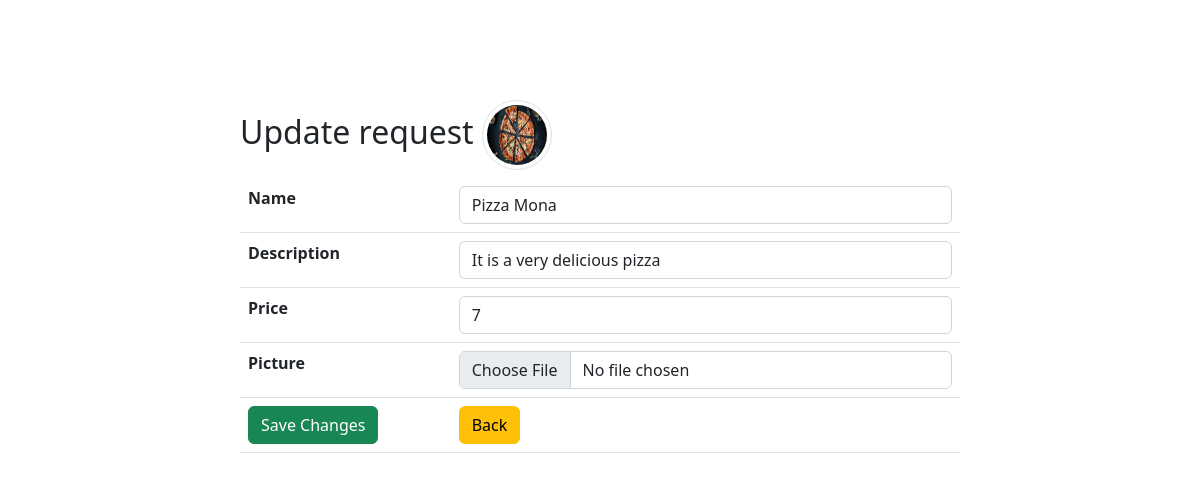
The page /update.php?id=1 on the database as committed earlier.
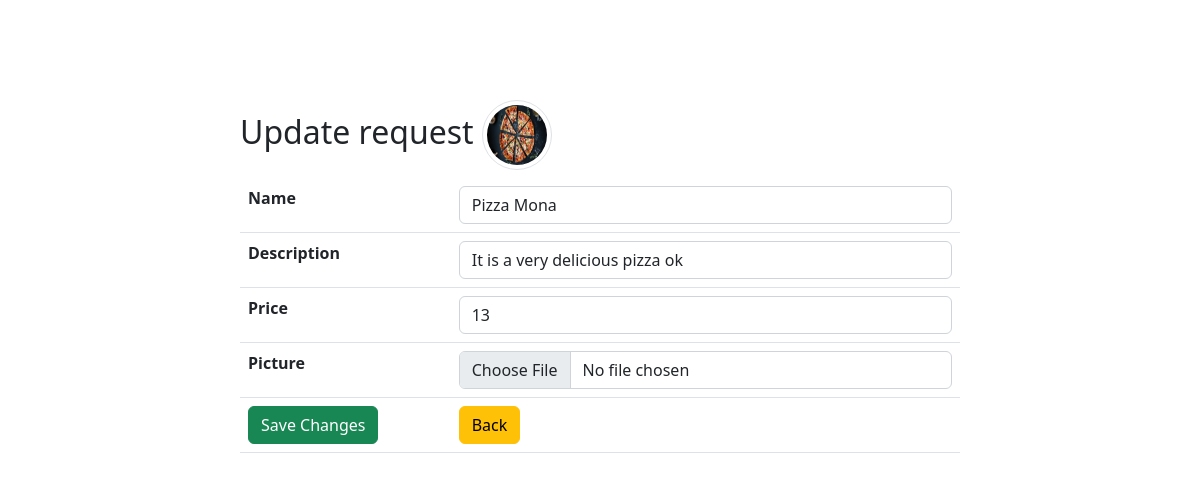
The same page on the database as committed later.
### tables this page shows
CREATE TABLE `proudct` (
  `id` int(11) NOT NULL,
  `price` int(11) NOT NULL,
  `pic` varchar(100) NOT NULL,
  `dis` varchar(255) NOT NULL,
  `name` varchar(50) NOT NULL,
  `status` enum('user','adm') DEFAULT NULL
);

### update.php (the view, shortened to what this page needs)
<?php
require_once 'actions/db_connect.php';
if ($_GET['id']) {
    $id = $_GET['id'];
    $sql = "SELECT * FROM proudct WHERE id = {$id}";
    $result = mysqli_query($connect, $sql);
    if (mysqli_num_rows($result) == 1) {
        $data = mysqli_fetch_assoc($result);
        $dis = $data['dis'];
        $name = $data['name'];
        $price = $data['price'];
        $picture = $data['pic'];
    } else {
        header("location: error.php");
    }
} else {
    header("location: error.php");
}
?>
<!DOCTYPE html>
<html>
    <head>
        <?php require_once 'components/boot.php'?>
    </head>
    <body>
        <fieldset>
            <legend class='h2'>Update request <img class='img-thumbnail rounded-circle' src='pic/<?php echo $picture ?>' alt="<?php echo $name ?>"></legend>
            <form action="actions/a_update.php"  method="post" enctype="multipart/form-data">
                <table class="table">
                    <tr>
                        <th>Name</th>
                        <td><input class="form-control" type="text"  name="name" placeholder ="Product Name" value="<?php echo $name ?>"  /></td>
                    </tr>
                    <tr>
                        <th>Description</th>
                        <td><input class="form-control" type="text"  name="dis" placeholder ="Description" value="<?php echo $dis ?>"  /></td>
                    </tr>
                    <tr>
                        <th>Price</th>
                        <td><input class="form-control" type= "number" name="price" step="any"  placeholder="Price" value ="<?php echo $price ?>" /></td>
                    </tr>
                    <tr>
                        <th>Picture</th>
                        <td><input class="form-control" type="file" name= "pic" /></td>
                    </tr>
                    <tr>
                        <td><button class="btn btn-success" type= "submit">Save Changes</button></td>
                        <td><a href= "index.php"><button class="btn btn-warning" type="button">Back</button></a></td>
                    </tr>
                </table>
            </form>
        </fieldset>
    </body>
</html>

### components/boot.php (shortened to what this page needs)
<link href="https://cdn.jsdelivr.net/npm/bootstrap@5.2.0-beta1/dist/css/bootstrap.min.css" rel="stylesheet">

### update.php (style rules this page uses)
fieldset { margin: auto; margin-top: 100px; width: 60% ; }
.img-thumbnail { width: 70px !important; height: 70px !important; }

Rows that differ between the two databases and show on the page:
changed proudct "Pizza Mona": dis "It is a very delicious pizza" → "It is a very delicious pizza ok"; price "7" → "13"
